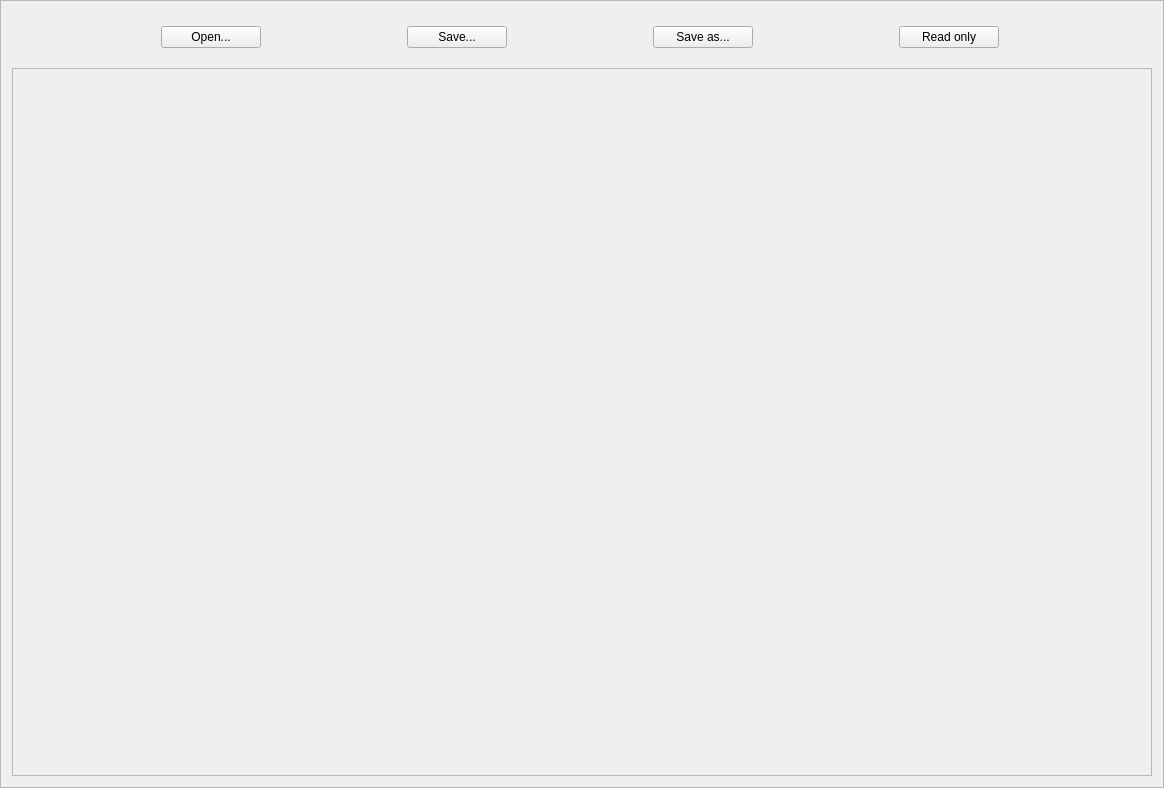
<?xml version="1.0" encoding="UTF-8"?>
<ui version="4.0">
 <class>Frame</class>
 <widget class="QFrame" name="Frame">
  <property name="geometry">
   <rect>
    <x>0</x>
    <y>0</y>
    <width>1164</width>
    <height>788</height>
   </rect>
  </property>
  <property name="minimumSize">
   <size>
    <width>416</width>
    <height>187</height>
   </size>
  </property>
  <property name="windowTitle">
   <string>Frame</string>
  </property>
  <property name="frameShape">
   <enum>QFrame::StyledPanel</enum>
  </property>
  <property name="frameShadow">
   <enum>QFrame::Raised</enum>
  </property>
  <layout class="QGridLayout" name="gridLayout">
   <item row="0" column="0">
    <widget class="QFrame" name="frame">
     <property name="maximumSize">
      <size>
       <width>16777215</width>
       <height>50</height>
      </size>
     </property>
     <property name="frameShape">
      <enum>QFrame::NoFrame</enum>
     </property>
     <property name="frameShadow">
      <enum>QFrame::Plain</enum>
     </property>
     <layout class="QHBoxLayout" name="horizontalLayout">
      <item>
       <widget class="QPushButton" name="pushButton_Open">
        <property name="maximumSize">
         <size>
          <width>100</width>
          <height>16777215</height>
         </size>
        </property>
        <property name="text">
         <string>Open...</string>
        </property>
       </widget>
      </item>
      <item>
       <widget class="QPushButton" name="pushButton_Save">
        <property name="maximumSize">
         <size>
          <width>100</width>
          <height>16777215</height>
         </size>
        </property>
        <property name="text">
         <string>Save...</string>
        </property>
       </widget>
      </item>
      <item>
       <widget class="QPushButton" name="pushButton_SaveAs">
        <property name="maximumSize">
         <size>
          <width>100</width>
          <height>16777215</height>
         </size>
        </property>
        <property name="text">
         <string>Save as...</string>
        </property>
       </widget>
      </item>
      <item>
       <widget class="QPushButton" name="pushButton_ToggleReadOnly">
        <property name="maximumSize">
         <size>
          <width>100</width>
          <height>16777215</height>
         </size>
        </property>
        <property name="text">
         <string>Read only</string>
        </property>
       </widget>
      </item>
     </layout>
    </widget>
   </item>
   <item row="1" column="0">
    <widget class="QFrame" name="frame_editor">
     <property name="frameShape">
      <enum>QFrame::StyledPanel</enum>
     </property>
     <property name="frameShadow">
      <enum>QFrame::Raised</enum>
     </property>
    </widget>
   </item>
  </layout>
 </widget>
 <resources/>
 <connections/>
</ui>
